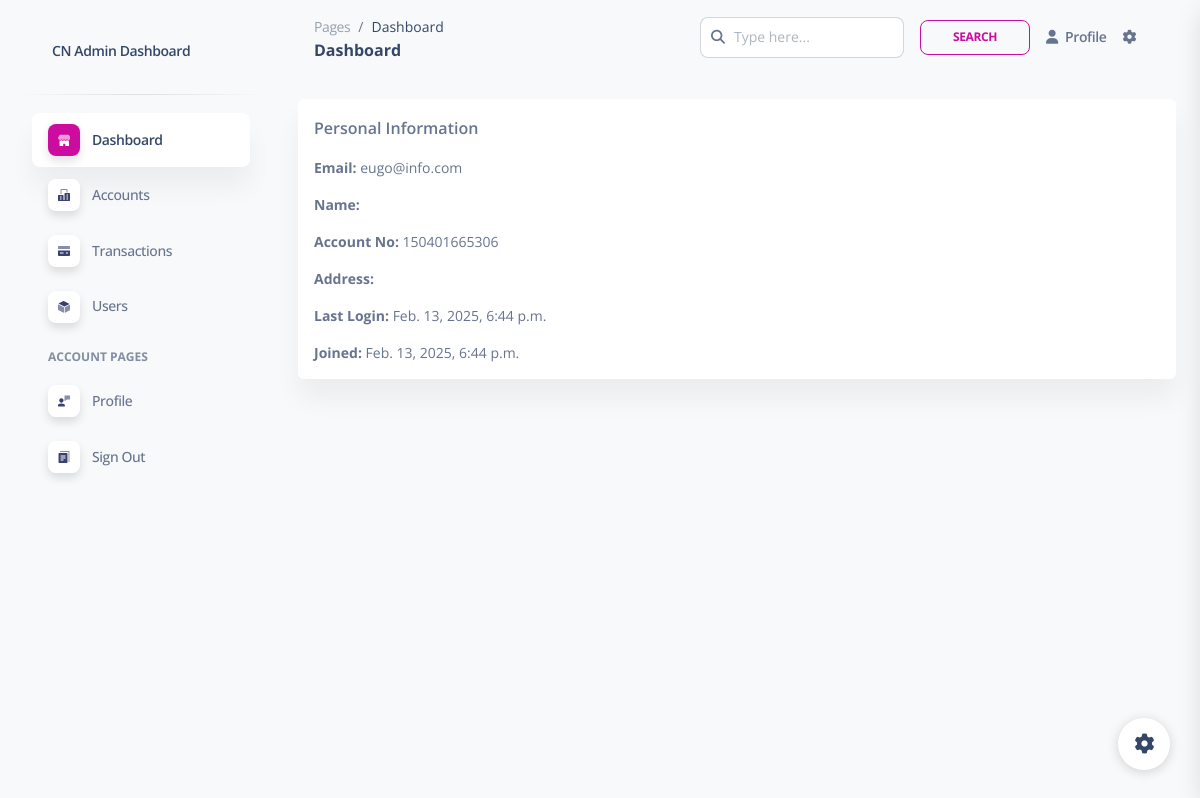
Page /control/admin_profile (signed in) on the committed database.
### accounts/models.py (models this page shows, shortened)
class CustomUser(AbstractBaseUser, PermissionsMixin):
    ROLES = [
        ('User', 'user'),
        ('Staff', 'staff'),
        ('Admin', 'admin'),
    ]
    name = models.CharField(max_length=30, blank=False)
    phone_no = models.IntegerField(blank=True, null=True)
    email = models.EmailField(unique=True)
    date_joined = models.DateTimeField(default=timezone.now)
    last_login = models.DateTimeField(null=True, blank=True)
    is_active = models.BooleanField(default=True)
    is_staff = models.BooleanField(default=False)
    user_type = models.CharField(max_length=20, choices=ROLES, default='User')
    account_no = models.CharField(max_length=12, unique=True, editable=False)
    referral_code = models.CharField(max_length=12, unique=True, blank=True, null=True)
    password_reset_token = models.CharField(max_length=100, blank=True, null=True)
    password_reset_expiry = models.DateTimeField(blank=True, null=True)
    objects = CustomUserManager()
    USERNAME_FIELD = 'email'
    REQUIRED_FIELDS = ['name']

### control/views.py (the view)
# urls.py: path('admin_profile', views.admin_profile, name='admin_profile'),
def admin_profile(request):
    admin_info = CustomUser.objects.get(id=request.user.id)
    return render(request, 'admin_profile.html', {'admin_info': admin_info})

### control/templates/admin_profile.html
{% extends './dashboard.html' %}
{% block content %}
<div class="container py-4">
    <div class="card p-3 rounded">
        <p class="text-bold">Personal Information</p>
        <div class="d-flex flex-column gap-3">
            <span class="text-sm"><strong>Email: </strong>{{admin_info.email }} </span>
            <span class="text-sm"><strong>Name: </strong>{{admin_info.get_full_name }} </span>
            <span class="text-sm"><strong>Account No: </strong>{{admin_info.account_no }} </span>
            <span class="text-sm"><strong>Address: </strong>{{admin_info.address }} </span>
            <span class="text-sm"><strong>Last Login: </strong>{{admin_info.last_login }} </span>
            <span class="text-sm"><strong>Joined: </strong>{{admin_info.date_joined }} </span>
        </div>
    </div>
</div>
{% endblock %}

### rows in the picture
CustomUser: email "eugo@info.com", account_no "150401665306", last_login "Feb. 13, 2025, 6:44 p.m.", date_joined "Feb. 13, 2025, 6:44 p.m."
